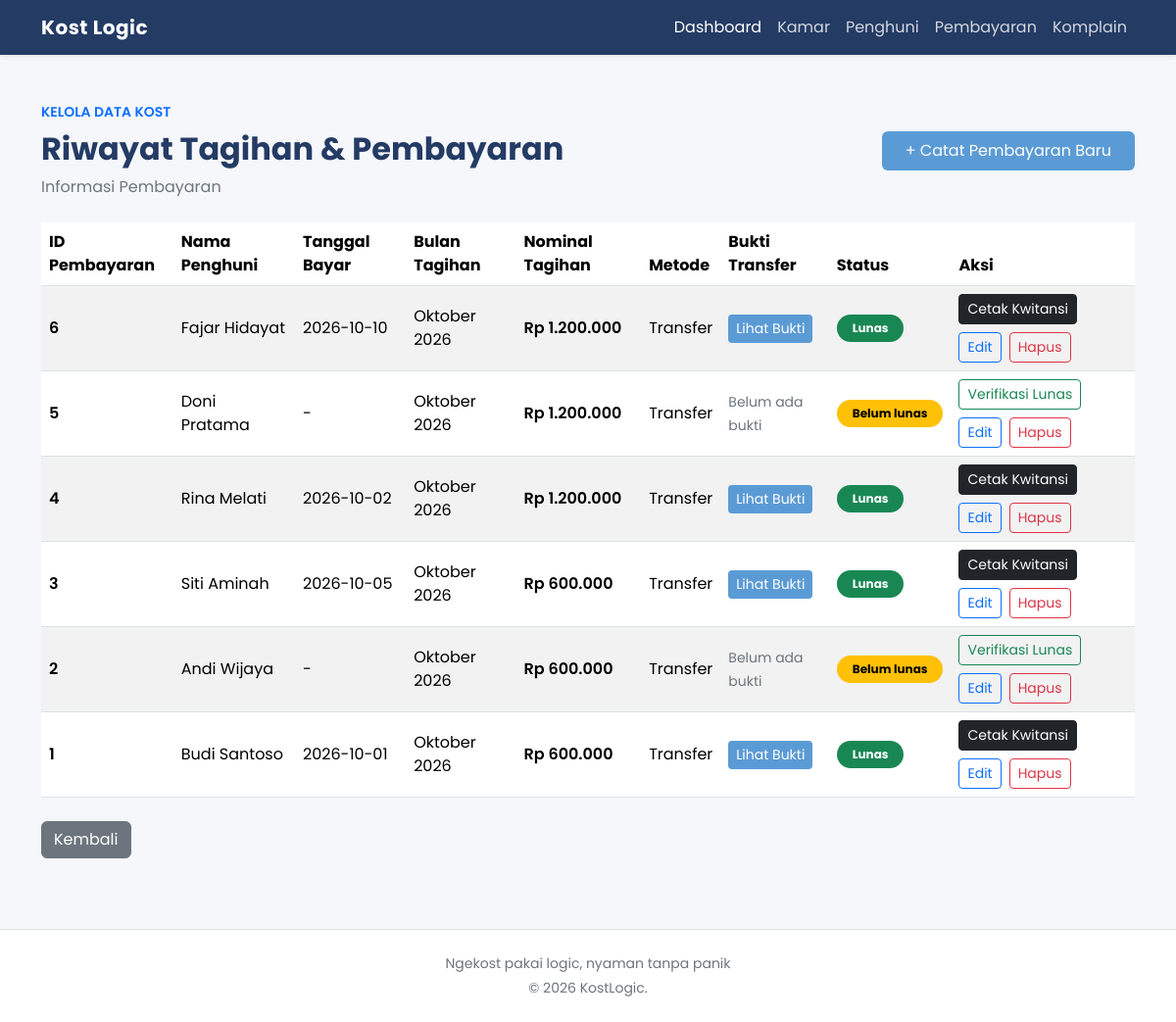
The app's page /pembayaran_tampil.php (signed in) with its own data.
### tables this page shows
CREATE TABLE pembayaran (
    id_pembayaran INT AUTO_INCREMENT PRIMARY KEY,
    id_penghuni INT,
    bulan_tagihan VARCHAR(20),
    nominal_tagihan DECIMAL(12,2),
    status_pembayaran ENUM('lunas', 'menunggu', 'belum lunas'),
    tanggal_bayar DATE,
    bukti_bayar VARCHAR(255) DEFAULT NULL,
    FOREIGN KEY (id_penghuni) REFERENCES penghuni(id_penghuni)
);

CREATE TABLE penghuni (
    id_penghuni INT AUTO_INCREMENT PRIMARY KEY,
    nama_penghuni VARCHAR(100),
    no_hp VARCHAR(15),
    id_kamar INT,
    FOREIGN KEY (id_kamar) REFERENCES kamar(id_kamar)
);

### pembayaran_tampil.php (the view, shortened to what this page needs)
<?php
include 'koneksi.php';
include 'header.php';
?>
<div class="d-flex flex-wrap justify-content-between align-items-center gap-3 mb-4">
    <div>
        <p class="text-primary fw-semibold small mb-2">KELOLA DATA KOST</p>
        <h2 class="fw-bold mb-2" style="color: #243b64;">Riwayat Tagihan & Pembayaran</h2>
        <p class="text-secondary mb-0">Informasi Pembayaran</p>
    </div>
    <a href="pembayaran_tambah.php" class="btn btn-primary px-4 py-2" style="background-color: #5b9bd5; border:none;">
        + Catat Pembayaran Baru
    </a>
</div>
<div class="table-responsive">
    <table class="table table-hover table-striped align-middle mb-0">
        <thead>
            <tr>
                <th>ID Pembayaran</th>
                <th>Nama Penghuni</th>
                <th>Tanggal Bayar</th>
                <th>Bulan Tagihan</th>
                <th>Nominal Tagihan</th>
                <th>Metode</th>
                <th>Bukti Transfer</th>
                <th>Status</th>
                <th>Aksi</th>
            </tr>
        </thead>
        <tbody>
        <?php
        $query = "SELECT pembayaran.*, penghuni.nama_penghuni
                    FROM pembayaran
                    LEFT JOIN penghuni ON pembayaran.id_penghuni = penghuni.id_penghuni
                    ORDER BY pembayaran.id_pembayaran DESC";
        $result = mysqli_query($koneksi, $query);
        if ($result && mysqli_num_rows($result) > 0) {
            while ($row = mysqli_fetch_assoc($result)) {
                $nominal_rupiah = number_format($row['nominal_tagihan'], 0, ',', '.');
        ?>
            <tr>
                <td class="fw-semibold">
                    <?= htmlspecialchars($row['id_pembayaran']) ?>
                </td>
                <td>
                    <?php if ($row['nama_penghuni'] !== null) { ?>
                        <?= htmlspecialchars($row['nama_penghuni']) ?>
                    <?php } else { ?>
                        <span class="text-danger small">Penghuni Sudah Dihapus</span>
                    <?php } ?>
                </td>
                <td>
                    <?= htmlspecialchars($row['tanggal_bayar'] ?? '-') ?>
                </td>
                <td>
                    <?= htmlspecialchars($row['bulan_tagihan']) ?>
                </td>
                <td class="fw-semibold">
                    Rp <?= $nominal_rupiah ?>
                </td>
                <td>
                    Transfer
                </td>
                <td>
                    <?php if (!empty($row['bukti_bayar'])) { ?>
                        <a href="uploads/<?= htmlspecialchars($row['bukti_bayar']) ?>" target="_blank" class="btn btn-sm btn-info text-white" style="background-color: #5b9bd5; border:none;">Lihat Bukti</a>
                    <?php } else { ?>
                        <span class="text-secondary small">Belum ada bukti</span>
                    <?php } ?>
                </td>
                <td>
                    <?php if (strtolower($row['status_pembayaran']) === 'lunas') { ?>
                        <span class="badge rounded-pill text-bg-success px-3 py-2">Lunas</span>
                    <?php } else { ?>
                        <span class="badge rounded-pill text-bg-warning px-3 py-2">
                            <?= htmlspecialchars(ucfirst($row['status_pembayaran'])) ?>
                        </span>
                    <?php } ?>
                </td>
                <td>
                    <div class="d-flex flex-wrap gap-2">
                        <?php if (strtolower($row['status_pembayaran']) != 'lunas') { ?>
                            <a href="pembayaran_tampil.php?aksi=lunas&id=<?= urlencode($row['id_pembayaran']) ?>" class="btn btn-sm btn-outline-success" onclick="return confirm('Ubah status menjadi Lunas?')">Verifikasi Lunas</a>
                        <?php } else { ?>
                            <a href="cetak_kwitansi.php?id=<?= urlencode($row['id_pembayaran']) ?>" target="_blank" class="btn btn-sm btn-dark">Cetak Kwitansi</a>
                        <?php } ?>
                            <a href="pembayaran_edit.php?id=<?= urlencode($row['id_pembayaran']) ?>" class="btn btn-sm btn-outline-primary">Edit</a>
                            <a href="pembayaran_hapus.php?id=<?= urlencode($row['id_pembayaran']) ?>" class="btn btn-sm btn-outline-danger" onclick="return confirm('Yakin ingin menghapus data ini?')">Hapus</a>
                    </div>
                </td>
            </tr>
        <?php
            }
        } else {
        ?>
            <tr>
                <td colspan="9" class="text-center text-danger py-4">Data pembayaran gagal dimuat.</td>
            </tr>
        <?php } ?>
        </tbody>
    </table>
</div>
<br>
<a href="index.php" class="btn btn-secondary">Kembali</a>
<?php include 'footer.php'; ?>

### header.php (style rules this page uses)
body { font-family: 'Poppins', sans-serif; background-color: #f5f7fb; color: #243047; }

### records on screen
pembayaran: id_pembayaran "6", id_penghuni.nama_penghuni "Fajar Hidayat", tanggal_bayar "2026-10-10", bulan_tagihan "Oktober 2026", nominal_tagihan "1.200.000", status_pembayaran "Lunas"
pembayaran: id_pembayaran "5", id_penghuni.nama_penghuni "Doni Pratama", tanggal_bayar "-", bulan_tagihan "Oktober 2026", nominal_tagihan "1.200.000", shows "Belum ada bukti", status_pembayaran "Belum lunas"
pembayaran: id_pembayaran "4", id_penghuni.nama_penghuni "Rina Melati", tanggal_bayar "2026-10-02", bulan_tagihan "Oktober 2026", nominal_tagihan "1.200.000", status_pembayaran "Lunas"
pembayaran: id_pembayaran "3", id_penghuni.nama_penghuni "Siti Aminah", tanggal_bayar "2026-10-05", bulan_tagihan "Oktober 2026", nominal_tagihan "600.000", status_pembayaran "Lunas"
pembayaran: id_pembayaran "2", id_penghuni.nama_penghuni "Andi Wijaya", tanggal_bayar "-", bulan_tagihan "Oktober 2026", nominal_tagihan "600.000", shows "Belum ada bukti", status_pembayaran "Belum lunas"
pembayaran: id_pembayaran "1", id_penghuni.nama_penghuni "Budi Santoso", tanggal_bayar "2026-10-01", bulan_tagihan "Oktober 2026", nominal_tagihan "600.000", status_pembayaran "Lunas"
